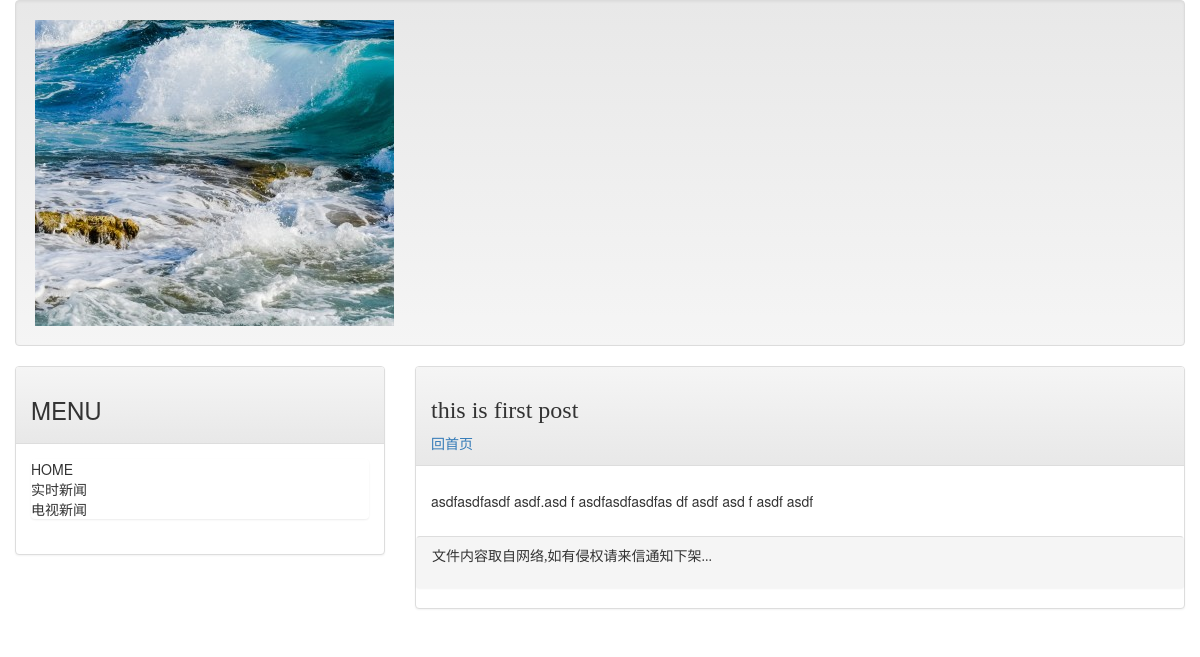
The app's page /post/first with its own data.
### mainsite/models.py (models this page shows, shortened)
class Post(models.Model):
    title = models.CharField(max_length=200)
    slug = models.CharField(max_length=200)
    body = models.TextField()
    pub_date = models.DateTimeField(default=timezone.now)
    class Meta:
        ordering = ('-pub_date',)

### mainsite/views.py (the view)
# urls.py: url(r'^post/(\w+)$', showpost),
def showpost(request,slug):
    template = get_template('post.html')
    try:
        post = Post.objects.get(slug=slug)
        if post != None:
            html = template.render(locals())
            return HttpResponse(html)
    except:
        return redirect('/')

### templates/post.html (shortened to what this page needs)
{% extends 'base.html' %}
{% load markdown_deux_tags %}
{% block headmessage %}
    <h3 style='font-family:微软雅黑;'>{{ post.title }}</h3>
    <a style='font-family:微软雅黑;' href='/'>回首页</a></h3>
{% endblock %}
{% block content %}
    <p style='font-family:微软雅黑;font-size:12pt;font-weight:bold;'>
     {{ post.body | markdown }}
    </p>
{% endblock %}

### records on screen
Post: title "this is first post", body "asdfasdfasdf asdf.asd f asdfasdfasdfas df asdf asd f asdf asdf"
